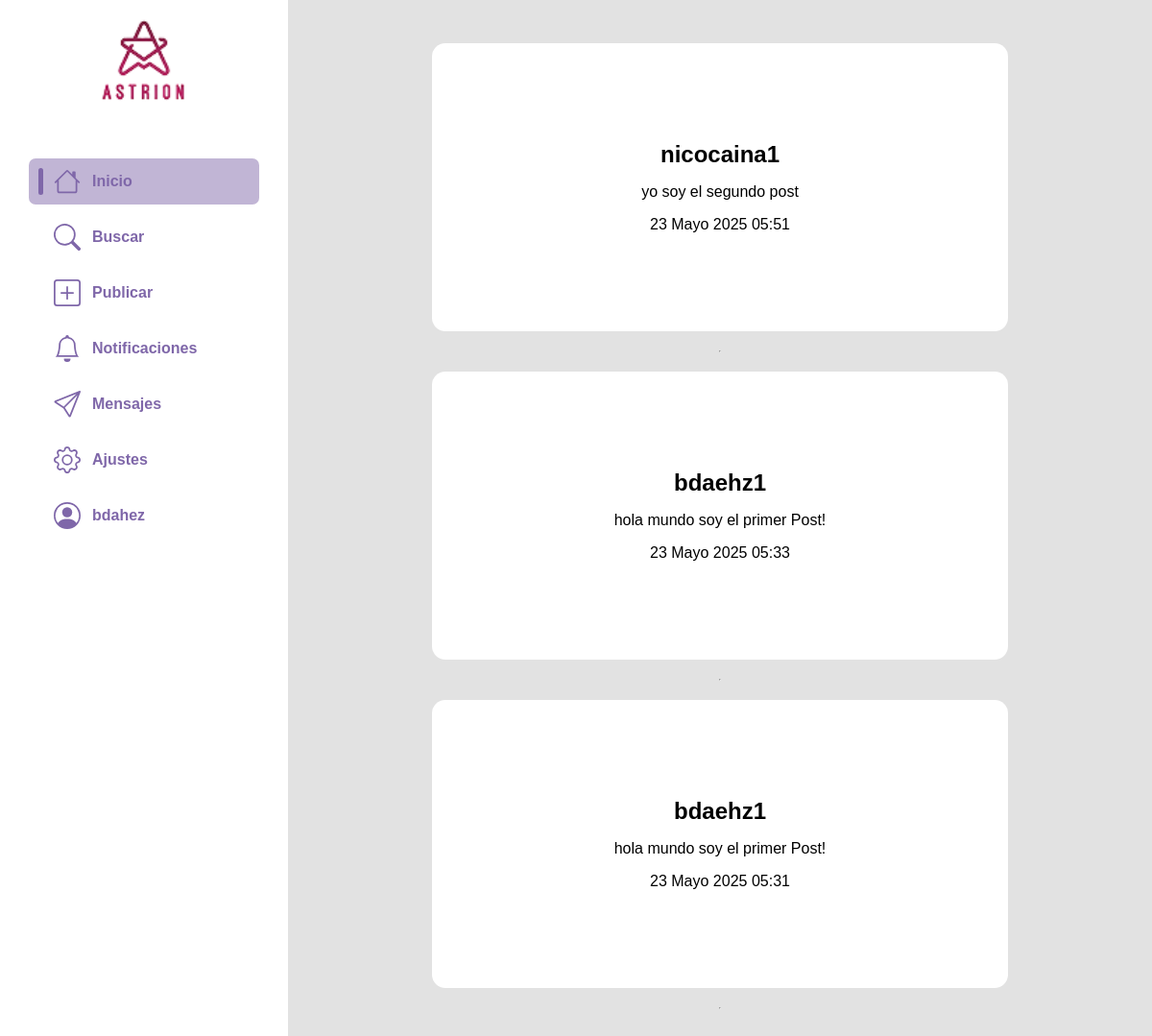
The app's page / (signed in) with its own data.
### landing/models.py (models this page shows)
class Publicacion(models.Model):
    id_publicacion = models.AutoField(primary_key=True)
    id_user = models.ForeignKey(settings.AUTH_USER_MODEL, on_delete=models.CASCADE)
    archivo = models.FileField(upload_to='img/media/')
    fecha = models.DateTimeField(auto_now_add=True)
    contenido = models.TextField(max_length=200)

### landing/views.py (the view)
# urls.py: path('', views.index, name='index'),
def index(request):
    publicaciones = Publicacion.objects.all().order_by('-fecha')
    return render(request, 'index.html', {'publicaciones': publicaciones})

### red_social/templates/index.html (shortened to what this page needs)
<html lang="es">
<head>
    {% load static %}
    <link rel="stylesheet" href="{% static 'css/style.css'%}">
    <link rel="stylesheet" href="{% static 'css/index.css'%}">
</head>
<body>
    {% include "menu.html" %}
    <div class="contenido">
        {% if user.get_username != "" %}
            <center>
                <div class="post">
                    {% for publicacion in publicaciones %}
                        <div class='card'>
                            <div class='card-header'>
                                <div class="profile">
                                    <h2>{{ publicacion.id_user.username }}</h2>
                                </div>
                            </div>
                            <div class="card-body">
                                <p>{{ publicacion.contenido }}</p>
                            </div>
                            <div class="card-footer">
                                <p>{{ publicacion.fecha }}</p>
                            </div>
                        </div>
                        <hr>
                        {% endfor %}
                    </div>
            </center>
        {% else %}
            <a href="{% url 'register'%}">Registrarme</a><br>
            <a href="{% url 'login'%}">iniciar sesion</a><br>
        {% endif %}
    </div>
</body>
</html>

### red_social/templates/menu.html (shortened to what this page needs)
{% load static %}
<link rel="stylesheet" href="{% static 'css/menu.css' %}">
    <nav>
        <div class="Logo">
            <img src="{% static 'img/logo.png' %}">
        </div>
        <div class="opciones">
            <a class="opcion opcion-seleccionada" href="{% url 'index' %}">
                <div class="seleccionado"></div>
                <p>Inicio</p>
            </a>
            <a class="opcion" href="#">
                <div class="seleccionado invisible"></div>
                <svg xmlns="http://www.w3.org/2000/svg" fill="currentColor" class="bi bi-search" viewBox="0 0 16 16">
                    <path d="M11.742 10.344a6.5 6.5 0 1 0-1.397 1.398h-.001q.044.06.098.115l3.85 3.85a1 1 0 0 0 1.415-1.414l-3.85-3.85a1 1 0 0 0-.115-.1zM12 6.5a5.5 5.5 0 1 1-11 0 5.5 5.5 0 0 1 11 0"/>
                </svg>
                <p>Buscar</p>
            </a>
            <a class="opcion" href="{% url 'posting' %}">
                <div class="seleccionado invisible"></div>
                <p>Publicar</p>
            </a>
            <a class="opcion" href="#">
                <div class="seleccionado invisible"></div>
                <p>Notificaciones</p>
            </a>
            <a class="opcion" href="#">
                <div class="seleccionado invisible"></div>
                <p>Mensajes</p>
            </a>
            <a class="opcion" href="{% url 'settings' %}">
                <div class="seleccionado invisible"></div>
                <p>Ajustes</p>
            </a>
            <a class="opcion" href="{% url 'account' %}">
                {% if user.get_username != "" %}
                    <div class="seleccionado invisible"></div>
                    <svg xmlns="http://www.w3.org/2000/svg" fill="currentColor" class="bi bi-person-circle" viewBox="0 0 16 16">
                        <path d="M11 6a3 3 0 1 1-6 0 3 3 0 0 1 6 0"/>
                        <path fill-rule="evenodd" d="M0 8a8 8 0 1 1 16 0A8 8 0 0 1 0 8m8-7a7 7 0 0 0-5.468 11.37C3.242 11.226 4.805 10 8 10s4.757 1.225 5.468 2.37A7 7 0 0 0 8 1"/>
                    </svg>
                    <p>{{user.get_username}}</p>
                {%endif%}
            </a>
        </div>
    </nav>

### red_social/static/css/style.css (style rules this page uses)
body { margin: 0; padding: 0; display: flex; font-family: Arial, Helvetica, sans-serif; height: 100vh; }
.contenido { overflow: auto; background-color: #e2e2e2; width: 100%; }

### red_social/static/css/index.css (style rules this page uses)
.post { display: flex; flex-direction: column; justify-content: center; align-items: center; padding: 5%; gap: 20px; width: 40%; }
.card { background-color: white; border-radius: 14px; width: 600px; max-width: 600px; min-width: 100px; min-height: 300px; display: flex; flex-direction: column; justify-content: center; align-items: center; gap: 1rem; }

### red_social/static/css/menu.css (style rules this page uses)
* { margin: 0; padding: 0; font-family: Arial, Helvetica, sans-serif; }
nav { position: sticky; top: 0; left: 0; display: flex; flex-direction: column; align-items: center; width: 30%; padding: 15px; gap: 50px; }
nav img { width: 200px; height: 100px; }
.opciones { display: flex; flex-direction: column; gap: 10px; width: 100%; }
.opcion { color: #7F67A9; display: flex; align-items: center; text-decoration: none; border-radius: 7px; padding: 10px 10px; gap: 10px; margin: 0 15px; }
svg { width: 30px; height: 28px; }
.seleccionado { background-color: #7F67A9; width: 5px; height: 100%; border-radius: 5px; }
.opcion p { margin: 1px; font-size: 16px; font-weight: bolder; color: #7F67A9; }
.opcion-seleccionada { background-color: #7f67a97c; }
.invisible { background-color: transparent; }

### records on screen
Publicacion: id_user.username "nicocaina1", contenido "yo soy el segundo post", fecha "23 Mayo 2025 05:51"
Publicacion: id_user.username "bdaehz1", contenido "hola mundo soy el primer Post!", fecha "23 Mayo 2025 05:33"
Publicacion: id_user.username "bdaehz1", contenido "hola mundo soy el primer Post!", fecha "23 Mayo 2025 05:31"

### other values on screen
{{ user.get_username }} "bdahez"
